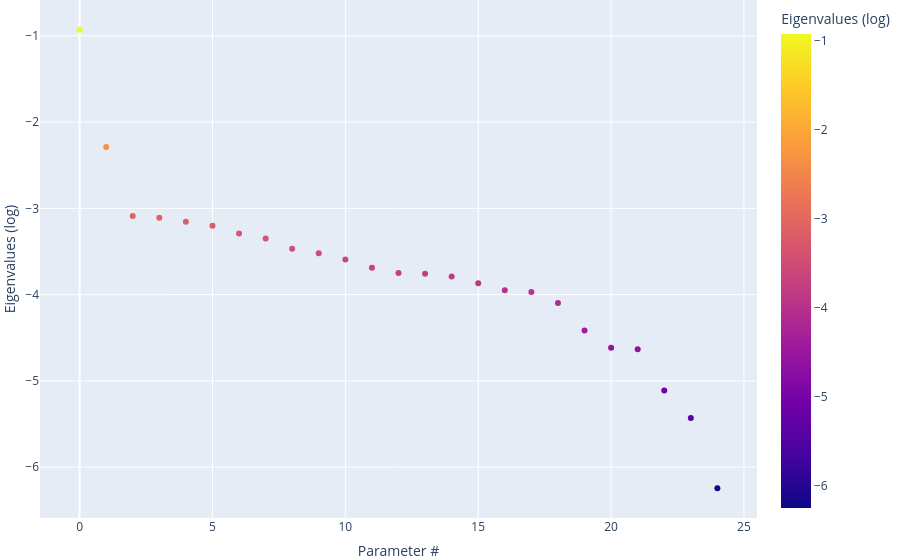

Source (notebook cell):
### Code cell
fig = px.scatter(df, x="Parameter #", y="Eigenvalues (log)", color="Eigenvalues (log)")
fig.update_layout(margin=dict(l=0, r=0, t=0, b=0))
fig.show()

### Figure 1 — Plotly figure (JSON) as saved in the notebook; plotly's stock layout.template omitted (floating-point values rounded to 4 significant figures)
{"data": [{"hovertemplate": "Parameter #=%{x}<br>Eigenvalues (log)=%{marker.color}<extra></extra>", "legendgroup": "", "marker": {"color": [-0.9283, -2.288, -3.089, -3.108, -3.156, -3.202, -3.291, -3.349, -3.469, -3.52, -3.594, -3.688, -3.749, -3.759, -3.79, -3.867, -3.948, -3.968, -4.098, -4.415, -4.616, -4.633, -5.111, -5.431, -6.246], "coloraxis": "coloraxis", "symbol": "circle"}, "mode": "markers", "name": "", "orientation": "v", "showlegend": false, "type": "scatter", "x": [0, 1, 2, 3, 4, 5, 6, 7, 8, 9, 10, 11, 12, 13, 14, 15, 16, 17, 18, 19, 20, 21, 22, 23, 24], "xaxis": "x", "y": [-0.9283, -2.288, -3.089, -3.108, -3.156, -3.202, -3.291, -3.349, -3.469, -3.52, -3.594, -3.688, -3.749, -3.759, -3.79, -3.867, -3.948, -3.968, -4.098, -4.415, -4.616, -4.633, -5.111, -5.431, -6.246], "yaxis": "y"}], "layout": {"coloraxis": {"colorbar": {"title": {"text": "Eigenvalues (log)"}}, "colorscale": [[0, "#0d0887"], [0.1111, "#46039f"], [0.2222, "#7201a8"], [0.3333, "#9c179e"], [0.4444, "#bd3786"], [0.5556, "#d8576b"], [0.6667, "#ed7953"], [0.7778, "#fb9f3a"], [0.8889, "#fdca26"], [1, "#f0f921"]]}, "legend": {"tracegroupgap": 0}, "margin": {"b": 0, "l": 0, "r": 0, "t": 0}, "xaxis": {"anchor": "y", "domain": [0, 1], "title": {"text": "Parameter #"}}, "yaxis": {"anchor": "x", "domain": [0, 1], "title": {"text": "Eigenvalues (log)"}}}}
